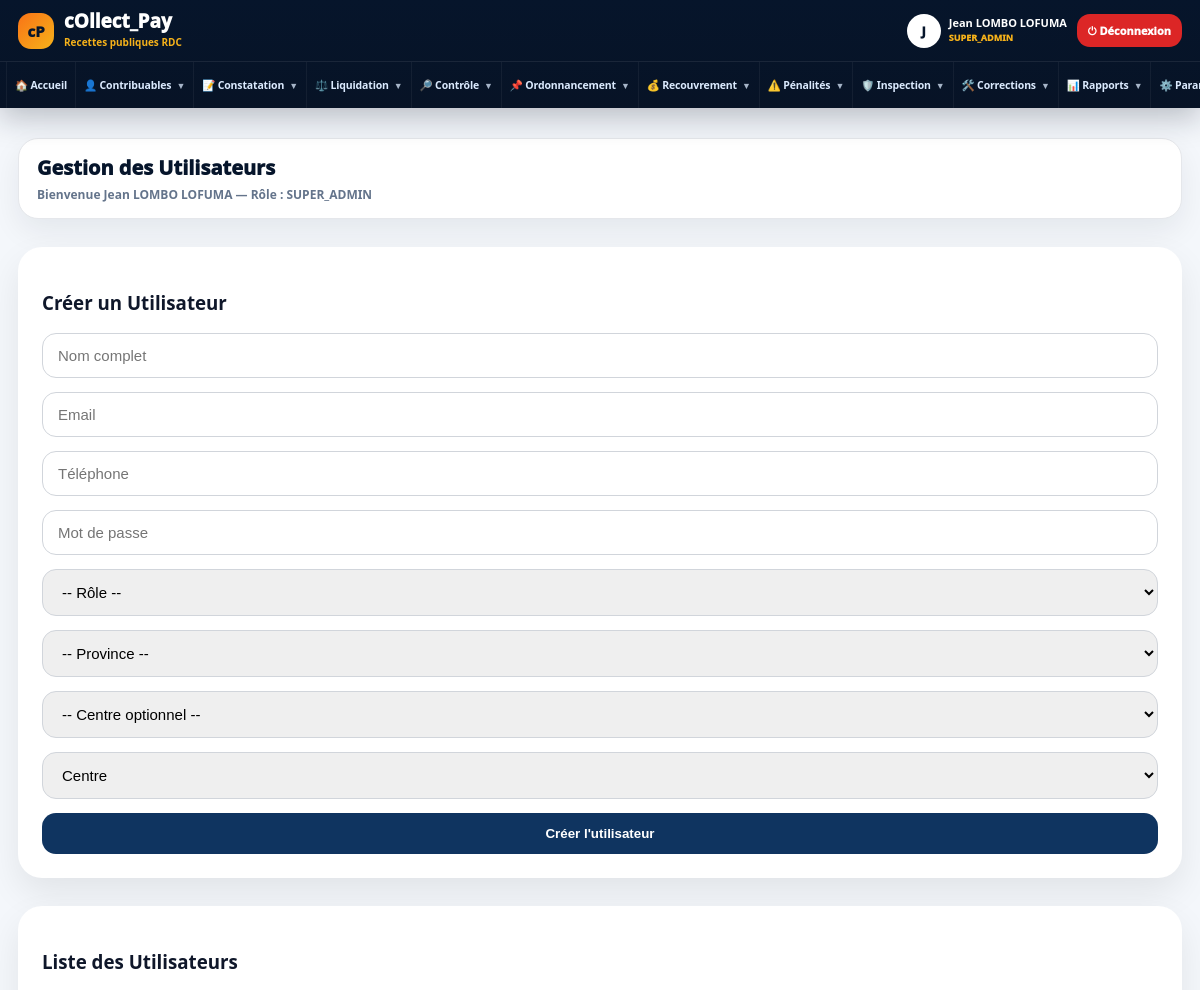
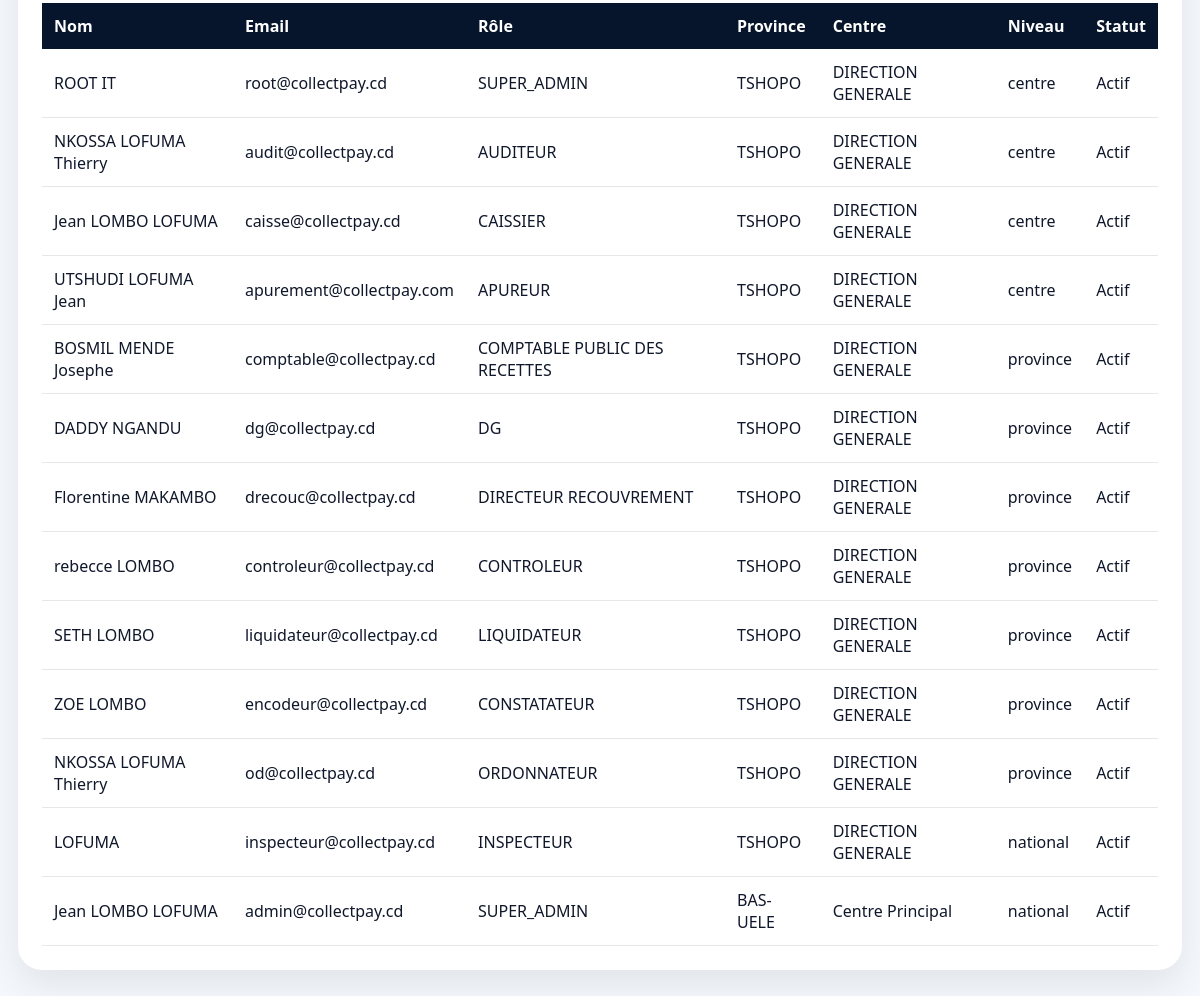
The app's page /modules/administration/users.php (signed in) with its own data (2 pictures, top to bottom).
### tables this page shows
CREATE TABLE `users` (
  `id` int(11) NOT NULL,
  `nom` varchar(150) NOT NULL,
  `email` varchar(150) NOT NULL,
  `telephone` varchar(50) DEFAULT NULL,
  `photo` varchar(255) DEFAULT NULL,
  `statut` enum('actif','inactif') DEFAULT 'actif',
  `derniere_connexion` datetime DEFAULT NULL,
  `password` text NOT NULL,
  `role_id` int(11) DEFAULT NULL,
  `province_id` int(11) DEFAULT NULL,
  `centre_id` int(11) DEFAULT NULL,
  `service_id` int(11) DEFAULT NULL,
  `niveau` enum('centre','province','national') DEFAULT 'centre',
  `actif` tinyint(1) DEFAULT 1,
  `created_at` timestamp NOT NULL DEFAULT current_timestamp(),
  `updated_at` datetime DEFAULT NULL
);

CREATE TABLE `roles` (
  `id` int(11) NOT NULL,
  `nom_role` varchar(80) NOT NULL,
  `description` text DEFAULT NULL,
  `statut` enum('actif','inactif') DEFAULT 'actif',
  `created_at` timestamp NOT NULL DEFAULT current_timestamp(),
  `updated_at` datetime DEFAULT NULL
);

CREATE TABLE `provinces` (
  `id` int(11) NOT NULL,
  `nom` varchar(150) NOT NULL,
  `code_province` varchar(10) NOT NULL,
  `devise_principale` varchar(10) DEFAULT 'CDF',
  `actif` tinyint(1) DEFAULT 1,
  `created_at` timestamp NOT NULL DEFAULT current_timestamp()
);

CREATE TABLE `centres` (
  `id` int(11) NOT NULL,
  `province_id` int(11) NOT NULL,
  `nom` varchar(150) NOT NULL,
  `code_centre` varchar(50) NOT NULL,
  `code_centre_short` varchar(10) NOT NULL,
  `adresse` text DEFAULT NULL,
  `actif` tinyint(1) DEFAULT 1,
  `created_at` timestamp NOT NULL DEFAULT current_timestamp()
);

### modules/administration/users.php (the view, shortened to what this page needs)
<?php
require_once "../../config/database.php";
$users = $pdo->query("
    SELECT u.*, r.nom_role, p.nom AS province, c.nom AS centre
    FROM users u
    LEFT JOIN roles r ON u.role_id = r.id
    LEFT JOIN provinces p ON u.province_id = p.id
    LEFT JOIN centres c ON u.centre_id = c.id
    ORDER BY u.id DESC
")->fetchAll();
?>
<!DOCTYPE html>
<html lang="fr">
<head>
    <link rel="stylesheet" href="/collect_pay/assets/css/admin.css">
</head>
<body>
<div class="admin-layout">
    <?php require_once "../../includes/sidebar.php"; ?>
    <main class="main-content">
        <?php require_once "../../includes/topbar.php"; ?>
        <div class="panel">
            <h3>Créer un Utilisateur</h3>
            <form method="POST">
                <input type="text" name="nom" placeholder="Nom complet" required>
                <input type="email" name="email" placeholder="Email" required>
                <input type="text" name="telephone" placeholder="Téléphone">
                <input type="password" name="password" placeholder="Mot de passe" required>
                <select name="role_id" required>
                    <option value="">-- Rôle --</option>
                </select>
                <select name="province_id" required>
                    <option value="">-- Province --</option>
                </select>
                <select name="centre_id">
                    <option value="">-- Centre optionnel --</option>
                </select>
                <select name="niveau" required>
                    <option value="centre">Centre</option>
                </select>
                <button type="submit">Créer l'utilisateur</button>
            </form>
        </div>
        <div class="panel">
            <h3>Liste des Utilisateurs</h3>
            <table class="table-premium">
                <tr>
                    <th>Nom</th>
                    <th>Email</th>
                    <th>Rôle</th>
                    <th>Province</th>
                    <th>Centre</th>
                    <th>Niveau</th>
                    <th>Statut</th>
                </tr>
                <?php foreach ($users as $u): ?>
                    <tr>
                        <td><?= htmlspecialchars($u['nom']) ?></td>
                        <td><?= htmlspecialchars($u['email']) ?></td>
                        <td><?= htmlspecialchars($u['nom_role']) ?></td>
                        <td><?= htmlspecialchars($u['province'] ?? '-') ?></td>
                        <td><?= htmlspecialchars($u['centre'] ?? '-') ?></td>
                        <td><?= htmlspecialchars($u['niveau']) ?></td>
                        <td><?= $u['actif'] ? 'Actif' : 'Inactif' ?></td>
                    </tr>
                <?php endforeach; ?>
            </table>
        </div>
    </main>
</div>
</body>
</html>

### assets/css/admin.css (style rules this page uses)
* { box-sizing: border-box; }
body { margin: 0; font-family: 'Segoe UI', sans-serif; background: #f4f7fb; color: #1f2937; }
.admin-layout { min-height: 100vh; }
.main-content { margin-left: 280px; width: calc(100% - 280px); padding: 28px; transition: all .35s ease; }
.panel { background: white; border-radius: 24px; padding: 24px; margin-top: 28px; box-shadow: 0 15px 35px rgba(0,0,0,.08); }
.table-premium { width: 100%; border-collapse: collapse; }
.table-premium th { background: #06152b; color: white; padding: 12px; text-align: left; }
.table-premium td { padding: 12px; border-bottom: 1px solid #e5e7eb; }
form { display: grid; gap: 14px; }
form input, form select, form textarea { padding: 13px 15px; border: 1px solid #d1d5db; border-radius: 14px; font-size: 15px; width: 100%; }
form button, .btn { background: #0f3460; color: white; border: none; padding: 13px 18px; border-radius: 14px; font-weight: 900; cursor: pointer; text-decoration: none; display: inline-block; }

### includes/sidebar.php (style rules this page uses)
:root { --cp-navy:#06152b;--cp-blue:#0f3460;--cp-gold:#f6b21a;--cp-bg:#f4f7fb;--cp-border:#e5e7eb;--cp-text:#0f172a;--cp-muted:#64748b }
html,body { margin:0!important;padding:0!important;background:var(--cp-bg)!important;font-family:'Segoe UI',Arial,sans-serif!important;color:var(--cp-text)!important;overflow-x:hidden!important }
.admin-layout { min-height:100vh!important;display:block!important }
.main-content,.cp-main,main { margin-left:0!important;width:100%!important;max-width:100%!important;min-height:100vh!important;padding:0 18px 26px!important }

### records on screen
users: nom "ROOT IT", email "root@collectpay.cd", role.nom_role "SUPER_ADMIN", province.nom "TSHOPO", centre.nom "DIRECTION GENERALE", niveau "centre", actif "Actif"
users: nom "NKOSSA LOFUMA Thierry", email "audit@collectpay.cd", role.nom_role "AUDITEUR", province.nom "TSHOPO", centre.nom "DIRECTION GENERALE", niveau "centre", actif "Actif"
users: nom "Jean LOMBO LOFUMA", email "caisse@collectpay.cd", role.nom_role "CAISSIER", province.nom "TSHOPO", centre.nom "DIRECTION GENERALE", niveau "centre", actif "Actif"
users: nom "UTSHUDI LOFUMA Jean", email "apurement@collectpay.com", role.nom_role "APUREUR", province.nom "TSHOPO", centre.nom "DIRECTION GENERALE", niveau "centre", actif "Actif"
users: nom "BOSMIL MENDE Josephe", email "comptable@collectpay.cd", role.nom_role "COMPTABLE PUBLIC DES RECETTES", province.nom "TSHOPO", centre.nom "DIRECTION GENERALE", niveau "province", actif "Actif"
users: nom "DADDY NGANDU", email "dg@collectpay.cd", role.nom_role "DG", province.nom "TSHOPO", centre.nom "DIRECTION GENERALE", niveau "province", actif "Actif"
users: nom "Florentine MAKAMBO", email "drecouc@collectpay.cd", role.nom_role "DIRECTEUR RECOUVREMENT", province.nom "TSHOPO", centre.nom "DIRECTION GENERALE", niveau "province", actif "Actif"
users: nom "rebecce LOMBO", email "controleur@collectpay.cd", role.nom_role "CONTROLEUR", province.nom "TSHOPO", centre.nom "DIRECTION GENERALE", niveau "province", actif "Actif"
users: nom "SETH LOMBO", email "liquidateur@collectpay.cd", role.nom_role "LIQUIDATEUR", province.nom "TSHOPO", centre.nom "DIRECTION GENERALE", niveau "province", actif "Actif"
users: nom "ZOE LOMBO", email "encodeur@collectpay.cd", role.nom_role "CONSTATATEUR", province.nom "TSHOPO", centre.nom "DIRECTION GENERALE", niveau "province", actif "Actif"
users: nom "NKOSSA LOFUMA Thierry", email "od@collectpay.cd", role.nom_role "ORDONNATEUR", province.nom "TSHOPO", centre.nom "DIRECTION GENERALE", niveau "province", actif "Actif"
users: nom "LOFUMA", email "inspecteur@collectpay.cd", role.nom_role "INSPECTEUR", province.nom "TSHOPO", centre.nom "DIRECTION GENERALE", niveau "national", actif "Actif"
users: nom "Jean LOMBO LOFUMA", email "admin@collectpay.cd", role.nom_role "SUPER_ADMIN", province.nom "BAS-UELE", centre.nom "Centre Principal", niveau "national", actif "Actif"

### other values on screen
substr($nom,0,1) "J"
$nom "Jean LOMBO LOFUMA"
$role "SUPER_ADMIN"
$page_title "Gestion des Utilisateurs"
